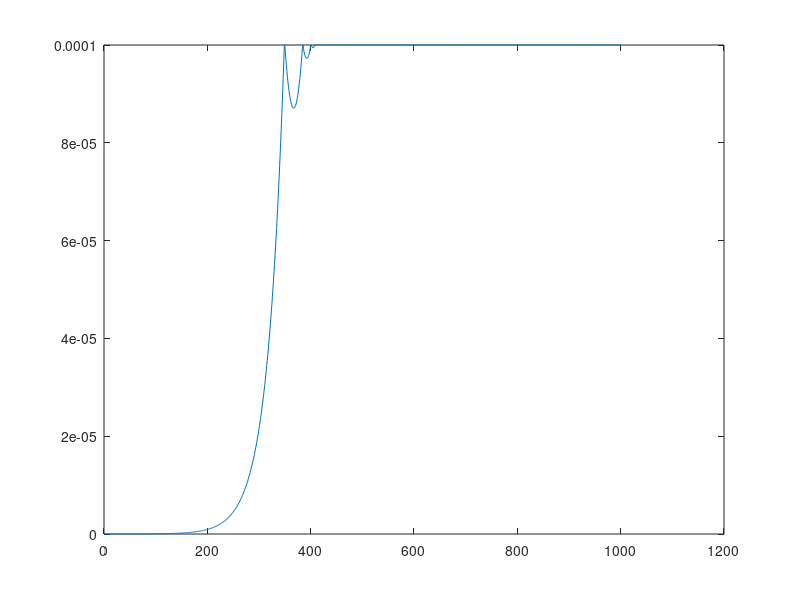

MATLAB code to generate this figure:
% Paramètres et grandeurs physiques
M_MPM = 0.38e-3; % kg
P_MPM = M_MPM * 9.81; % N
course = 0.1e-3; % m
mu_f = 0.4; % 无单位

% vecteur de temps
simulation_time = 0.1;
dt = 0.0001;
C_R=0.5;
object_pos = 0;
object_acc = 0;
object_vite = 0;

control_ix = 1; 
Kp = 1;
x = [];
v=[];
a=[];
fx=[];
for t = 0:dt:simulation_time
    error = course - object_pos;
    control_ix = Kp * error;

    Fx_M = 3.7293E+01 * object_pos - 4.3152E-11;
    Fx_EM = control_ix * (2.1252E+18 * object_pos.^6 - 9.7281E+07 * object_pos.^5 - 5.0226E+10 * object_pos.^4 + 1.3028E+00 * object_pos.^3 + 4.9317E+02 * object_pos.^2 - 1.0385E-07 * object_pos + 1.3115E-03);
    Fz_EM = control_ix * (-1.4456E+07 * object_pos.^3 + 1.2642E-05 * object_pos.^2 - 2.9536E-01 * object_pos + 9.3282E-14);
    
    Ftotal_x = Fx_M + Fx_EM;
    Ftotal_z = P_MPM + Fz_EM;
    Wnet = M_MPM * 9.81 - Ftotal_z;
    Ff = Wnet * mu_f;
    fx=[fx Fx_EM];
    object_acc = (Ftotal_x - Ff) / M_MPM;
    object_vite = object_vite + object_acc * dt;
    object_pos = object_pos + object_vite * dt;

    if object_pos >= course
        object_vite = -C_R*object_vite;
        object_pos = course;
    end
    x = [x object_pos];
    a = [a object_acc];
    v = [v object_vite];
end

plot(x)
